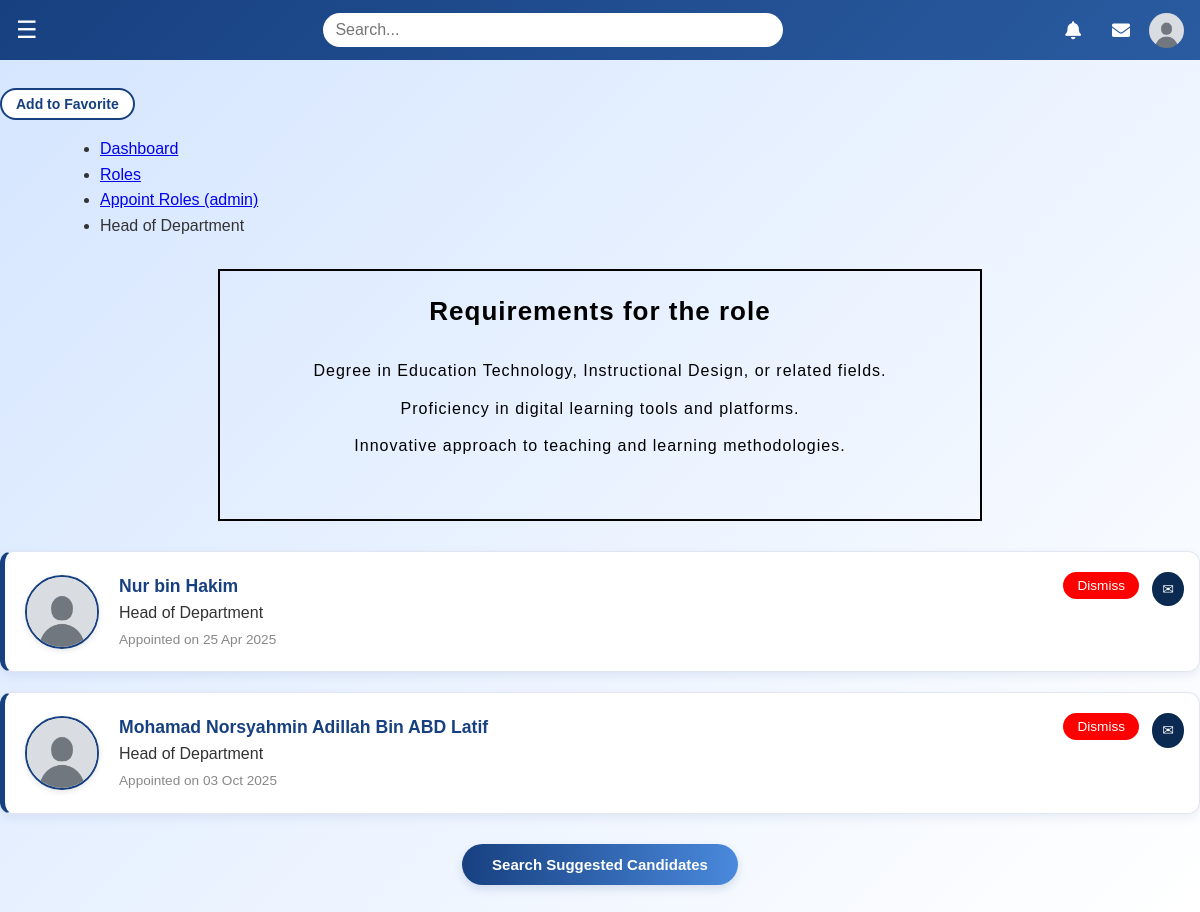
Page /appoint_roles/appoint.php?role_id=432&type=admin (signed in) on the committed database.
### tables this page shows
CREATE TABLE `roles` (
  `id` int NOT NULL,
  `name` varchar(255) NOT NULL,
  `department_id` int NOT NULL
);

CREATE TABLE `department_requirements` (
  `id` int NOT NULL,
  `department_id` int DEFAULT NULL,
  `requirement_type` varchar(50) DEFAULT NULL,
  `keyword` varchar(255) DEFAULT NULL,
  `description` text
);

CREATE TABLE `userroles` (
  `user_id` int NOT NULL,
  `role_id` int NOT NULL,
  `appointed_at` datetime DEFAULT CURRENT_TIMESTAMP,
  `appointed_by` int DEFAULT NULL,
  `remarks` text,
  `appointment_status` enum('pending','accepted','rejected') DEFAULT 'pending',
  `rejection_reason` text,
  `response_date` timestamp NULL DEFAULT NULL
);

CREATE TABLE `users` (
  `id` int NOT NULL,
  `full_name` varchar(255) NOT NULL,
  `email` varchar(255) NOT NULL,
  `password` varchar(255) NOT NULL,
  `start_date` date DEFAULT NULL,
  `last_login` datetime DEFAULT NULL,
  `work_experience` text,
  `education` text,
  `profile_pic` varchar(255) NOT NULL DEFAULT '../profile/images/default-profile.jpg',
  `user_type` enum('admin','regular','super_admin') NOT NULL DEFAULT 'regular',
  `office` varchar(100) DEFAULT NULL,
  `is_verified` tinyint(1) NOT NULL DEFAULT '0',
  `must_change_password` tinyint(1) NOT NULL DEFAULT '1'
);

### appoint_roles/appoint.php (the view, shortened to what this page needs)
<?php
include '../mypbra_connect.php';
$role_id = $_GET['role_id'] ?? null;
$appointment_type = $_GET['type'] ?? 'admin';
$role = $conn->query("SELECT r.name, r.department_id, d.name AS dept_name
                      FROM roles r
                      JOIN departments d ON r.department_id = d.id
                      WHERE r.id = $role_id")->fetch_assoc();
$dept_id = $role['department_id'];
$requirements = $conn->query("
    SELECT requirement_type, keyword, description
    FROM department_requirements
    WHERE department_id = $dept_id
")->fetch_all(MYSQLI_ASSOC);
$holders = $conn->query("
    SELECT u.id, u.full_name, u.profile_pic, u.email, ur.appointed_at
    FROM users u
    JOIN userroles ur ON u.id = ur.user_id
    WHERE ur.role_id = $role_id
");
$current_holders_data = [];
while ($row = $holders->fetch_assoc()) {
    $current_holders_data[] = $row;
}
$holders = $current_holders_data;
?>
<!DOCTYPE html>
<html lang="en">
<head>
    <link rel="stylesheet" href="appoint.css">
</head>
<header>
    <?php include '../navbar/navbar.php'; ?>
    <body>
        <h1 style="font-size: 30px;"><?= htmlspecialchars(strtoupper((string)$role['name'])) ?></h1>
        <button type="button" id="favoriteButton" class="favorite-button" onclick="toggleFavorite()">
            Add to Favorite
        </button>
        </div>
        <div class="breadcrumb">
            <ul>
                <li><a href="../dashboard_template/dashboard.php">Dashboard</a></li>
                <li><a href="../roles/roles.php">Roles</a></li>
                <li><a href="../appoint_roles/approle.php?type=<?= urlencode($appointment_type) ?>">
                        <?= $appointment_type === 'super_admin' ? 'Appoint Roles (super_admin)' : 'Appoint Roles (admin)' ?>
                    </a></li>
                <li><?= htmlspecialchars($role['name']) ?></li>
            </ul>
        </div>
        <div class="section-title-requirements">
            <strong>Requirements for the role</strong>
            <ul class="requirements">
                <?php foreach ($requirements as $req): ?>
                    <li><?= htmlspecialchars((string)$req['description']) ?></li>
                <?php endforeach; ?>
            </ul>
        </div>
        <?php foreach ($holders as $row): ?>
            <div class="card" style="display: flex; align-items: center; gap: 20px; cursor: pointer; position: relative; margin-bottom:20px;">
                <a href="../profile/profile.php?id=<?= $row['id'] ?>" style="text-decoration: none; color: inherit; display: flex; align-items: center; flex: 1; gap: 20px;">
                    <img src="<?php echo (!empty($row['profile_pic']) && file_exists('../' . $row['profile_pic']))
                                    ? '../' . htmlspecialchars($row['profile_pic'])
                                    : '../profile/images/default-profile.jpg'; ?>"
                        alt="Profile Picture" style="width:70px;height:70px;border-radius:50%;object-fit:cover;" />
                    <div>
                        <strong><?= htmlspecialchars((string)$row['full_name']) ?></strong><br>
                        <span><?= htmlspecialchars((string)$role['name']) ?></span><br>
                        <small>Appointed on <?= date('d M Y', strtotime($row['appointed_at'])) ?></small>
                    </div>
                </a>
                <a href="../mails/mail_page.php?to=<?= urlencode($row['email']) ?>"
                    class="email-button"
                    onclick="event.stopPropagation();"
                    title="Send Email via System">
                    &#9993;
                </a>
                <form method="POST" class="dismiss-form" style="margin-left: auto;">
                    <button type="button" class="dismiss-button" onclick="openDismissModal('<?= addslashes($row['full_name']) ?>', this)">Dismiss</button>
                </form>
            </div>
        <?php endforeach; ?>
        <button class="search-button" onclick="showSuggested()">Search Suggested Candidates</button>
    </body>
</html>

### appoint_roles/appoint.css (style rules this page uses)
body { font-family: Arial, sans-serif; margin: 0; padding: 0; background: linear-gradient(135deg, #d4e5ff 0%, #ffffff 100%); color: #333; line-height: 1.6; }
.breadcrumb { padding: 0 5%; max-width: 1200px; margin: 0 auto 20px; }
.section-title, .section-title-requirements { background: none; color: black; text-align: center; font-size: 26px; font-weight: normal; letter-spacing: 1px; padding: 20px; }
.section-title-requirements { border: 2px solid black; width: 60%; margin: 30px auto; }
ul.requirements { list-style: none; padding: 0 60px; margin-bottom: 40px; text-align: center; }
ul.requirements li { margin-bottom: 12px; font-size: 1rem; }
.card .email-button { right: 15px; background: #0a2a52; color: white; padding: 6px 10px; border-radius: 50%; font-size: 14px; text-decoration: none; transition: background 0.2s ease; display: flex; align-items: center; justify-content: center; }
.card { background: #ffffff; border: 1px solid #e1e6f0; border-left: 5px solid #174080; border-radius: 12px; padding: 20px; margin-bottom: 25px; box-shadow: 0 4px 10px rgba(23, 64, 128, 0.08); display: flex; align-items: center; gap: 20px; transition: 0.3s ease; position: relative; padding-right: 60px; }
.card img { width: 70px; height: 70px; object-fit: cover; border-radius: 50%; border: 2px solid #174080; box-shadow: 0 2px 6px rgba(0, 0, 0, 0.1); }
.card div { flex: 1; }
.card strong { font-size: 1.1rem; color: #174080; }
.card small { font-size: 0.85rem; color: #888; }
.card .email-button, .card .dismiss-button { position: absolute; top: 20px; display: inline-block; vertical-align: middle; }
.card .dismiss-button { right: 60px; background: red; color: white; border: none; border-radius: 20px; padding: 6px 14px; font-size: 0.85rem; font-weight: 500; cursor: pointer; transition: background 0.2s ease; display: flex; align-items: center; justify-content: center; }
.search-button { background: linear-gradient(to right, #174080, #4a89dc); color: white; border: none; padding: 12px 30px; border-radius: 25px; font-weight: 600; font-size: 15px; cursor: pointer; box-shadow: 0 4px 10px rgba(23, 64, 128, 0.15); transition: 0.3s ease; display: block; margin: 30px auto; }
.favorite-button { background: #ffffff; border: 2px solid #174080; color: #174080; border-radius: 20px; padding: 6px 14px; font-size: 14px; font-weight: 600; cursor: pointer; transition: all 0.3s ease; display: inline-flex; align-items: center; justify-content: center; }

### rows in the picture
roles: name "HEAD OF DEPARTMENT", name "Head of Department"
department_requirements: description "Degree in Education Technology, Instructional Design, or related fields."
department_requirements: description "Proficiency in digital learning tools and platforms."
department_requirements: description "Innovative approach to teaching and learning methodologies."
userroles: user.full_name "Nur bin Hakim", role.name "Head of Department", appointed_at "25 Apr 2025"
userroles: user.full_name "Mohamad Norsyahmin Adillah Bin ABD Latif", role.name "Head of Department", appointed_at "03 Oct 2025"
